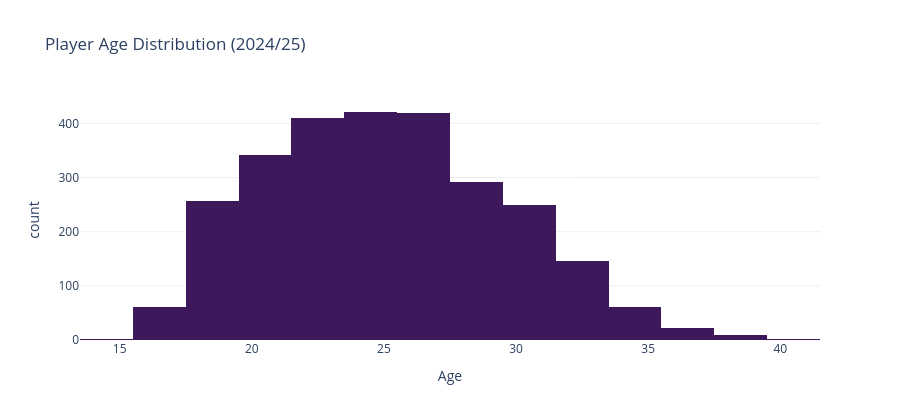

This figure's notebook cell:
### Markdown cell above
## 2.3 — Age Distribution

### Code cell
fig = px.histogram(player_df, x='age', nbins=20,
                   color_discrete_sequence=['#3d195b'],
                   title='Player Age Distribution (2024/25)',
                   labels={'age': 'Age', 'count': 'Number of Players'})
fig.update_layout(height=420, plot_bgcolor='white',
                  yaxis=dict(showgrid=True, gridcolor='#f0f0f0'))
fig.show()
print(f"Average age: {player_df['age'].mean():.1f}")
print(f"Youngest: {player_df['age'].min()} | Oldest: {player_df['age'].max()}")

### Figure 1 — Plotly figure (JSON) as saved in the notebook; plotly's stock layout.template omitted (floating-point values rounded to 4 significant figures; data arrays with more than 128 entries replaced by an {"elided": "..."} marker saying what was removed)
{"data": [{"bingroup": "x", "hovertemplate": "Age=%{x}<br>count=%{y}<extra></extra>", "legendgroup": "", "marker": {"color": "#3d195b", "pattern": {"shape": ""}}, "name": "", "nbinsx": 20, "orientation": "v", "showlegend": false, "type": "histogram", "x": {"elided": "2694 int values"}, "xaxis": "x", "yaxis": "y"}], "layout": {"barmode": "relative", "height": 420, "legend": {"tracegroupgap": 0}, "plot_bgcolor": "white", "title": {"text": "Player Age Distribution (2024/25)"}, "xaxis": {"anchor": "y", "domain": [0, 1], "title": {"text": "Age"}}, "yaxis": {"anchor": "x", "domain": [0, 1], "gridcolor": "#f0f0f0", "showgrid": true, "title": {"text": "count"}}}}
